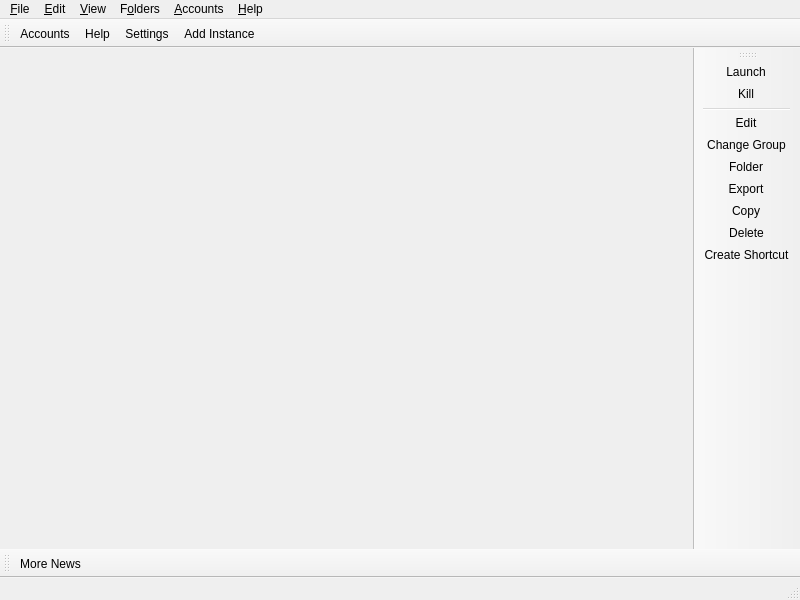
<?xml version="1.0" encoding="UTF-8"?>
<ui version="4.0">
 <class>MainWindow</class>
 <widget class="QMainWindow" name="MainWindow">
  <property name="geometry">
   <rect>
    <x>0</x>
    <y>0</y>
    <width>800</width>
    <height>600</height>
   </rect>
  </property>
  <widget class="QWidget" name="centralWidget">
   <layout class="QVBoxLayout" name="mainLayout">
    <property name="spacing">
     <number>0</number>
    </property>
    <property name="leftMargin">
     <number>0</number>
    </property>
    <property name="topMargin">
     <number>0</number>
    </property>
    <property name="rightMargin">
     <number>0</number>
    </property>
    <property name="bottomMargin">
     <number>0</number>
    </property>
   </layout>
  </widget>
  <widget class="QStatusBar" name="statusBar"/>
  <widget class="QToolBar" name="mainToolBar">
   <property name="windowTitle">
    <string>Main Toolbar</string>
   </property>
   <property name="allowedAreas">
    <set>Qt::BottomToolBarArea|Qt::TopToolBarArea</set>
   </property>
   <property name="toolButtonStyle">
    <enum>Qt::ToolButtonTextBesideIcon</enum>
   </property>
   <property name="floatable">
    <bool>false</bool>
   </property>
   <attribute name="toolBarArea">
    <enum>TopToolBarArea</enum>
   </attribute>
   <attribute name="toolBarBreak">
    <bool>false</bool>
   </attribute>
   <addaction name="actionAccountsButton"/>
   <addaction name="actionHelpButton"/>
   <addaction name="actionSettings"/>
   <addaction name="actionAddInstance"/>
  </widget>
  <widget class="QToolBar" name="newsToolBar">
   <property name="windowTitle">
    <string>News Toolbar</string>
   </property>
   <property name="allowedAreas">
    <set>Qt::BottomToolBarArea|Qt::TopToolBarArea</set>
   </property>
   <property name="iconSize">
    <size>
     <width>16</width>
     <height>16</height>
    </size>
   </property>
   <property name="toolButtonStyle">
    <enum>Qt::ToolButtonTextBesideIcon</enum>
   </property>
   <property name="floatable">
    <bool>false</bool>
   </property>
   <attribute name="toolBarArea">
    <enum>BottomToolBarArea</enum>
   </attribute>
   <attribute name="toolBarBreak">
    <bool>false</bool>
   </attribute>
   <addaction name="actionMoreNews"/>
  </widget>
  <widget class="WideBar" name="instanceToolBar">
   <property name="windowTitle">
    <string>Instance Toolbar</string>
   </property>
   <property name="allowedAreas">
    <set>Qt::LeftToolBarArea|Qt::RightToolBarArea</set>
   </property>
   <property name="iconSize">
    <size>
     <width>16</width>
     <height>16</height>
    </size>
   </property>
   <property name="toolButtonStyle">
    <enum>Qt::ToolButtonTextBesideIcon</enum>
   </property>
   <property name="floatable">
    <bool>false</bool>
   </property>
   <property name="useDefaultAction" stdset="0">
    <bool>true</bool>
   </property>
   <attribute name="toolBarArea">
    <enum>RightToolBarArea</enum>
   </attribute>
   <attribute name="toolBarBreak">
    <bool>false</bool>
   </attribute>
   <addaction name="actionLaunchInstance"/>
   <addaction name="actionKillInstance"/>
   <addaction name="separator"/>
   <addaction name="actionEditInstance"/>
   <addaction name="actionChangeInstGroup"/>
   <addaction name="actionViewSelectedInstFolder"/>
   <addaction name="actionExportInstance"/>
   <addaction name="actionCopyInstance"/>
   <addaction name="actionDeleteInstance"/>
   <addaction name="actionCreateInstanceShortcut"/>
  </widget>
  <widget class="QMenuBar" name="menuBar">
   <property name="geometry">
    <rect>
     <x>0</x>
     <y>0</y>
     <width>800</width>
     <height>22</height>
    </rect>
   </property>
   <widget class="QMenu" name="fileMenu">
    <property name="title">
     <string>&amp;File</string>
    </property>
    <property name="toolTipsVisible">
     <bool>true</bool>
    </property>
    <addaction name="actionAddInstance"/>
    <addaction name="separator"/>
    <addaction name="actionLaunchInstance"/>
    <addaction name="actionKillInstance"/>
    <addaction name="separator"/>
    <addaction name="actionEditInstance"/>
    <addaction name="actionChangeInstGroup"/>
    <addaction name="actionViewSelectedInstFolder"/>
    <addaction name="actionExportInstance"/>
    <addaction name="actionCopyInstance"/>
    <addaction name="actionDeleteInstance"/>
    <addaction name="actionCreateInstanceShortcut"/>
    <addaction name="separator"/>
    <addaction name="actionSettings"/>
    <addaction name="actionCloseWindow"/>
   </widget>
   <widget class="QMenu" name="editMenu">
    <property name="title">
     <string>&amp;Edit</string>
    </property>
    <property name="toolTipsVisible">
     <bool>true</bool>
    </property>
    <addaction name="actionUndoTrashInstance"/>
   </widget>
   <widget class="QMenu" name="viewMenu">
    <property name="title">
     <string>&amp;View</string>
    </property>
    <property name="toolTipsVisible">
     <bool>true</bool>
    </property>
    <addaction name="actionChangeTheme"/>
    <addaction name="separator"/>
    <addaction name="actionCAT"/>
    <addaction name="actionToggleStatusBar"/>
    <addaction name="actionLockToolbars"/>
    <addaction name="separator"/>
   </widget>
   <widget class="QMenu" name="foldersMenu">
    <property name="title">
     <string>F&amp;olders</string>
    </property>
    <property name="toolTipsVisible">
     <bool>true</bool>
    </property>
    <addaction name="actionViewLauncherRootFolder"/>
    <addaction name="separator"/>
    <addaction name="actionViewInstanceFolder"/>
    <addaction name="actionViewCentralModsFolder"/>
    <addaction name="actionViewSkinsFolder"/>
    <addaction name="actionViewJavaFolder"/>
    <addaction name="separator"/>
    <addaction name="actionViewIconThemeFolder"/>
    <addaction name="actionViewWidgetThemeFolder"/>
    <addaction name="actionViewCatPackFolder"/>
    <addaction name="actionViewIconsFolder"/>
    <addaction name="separator"/>
    <addaction name="actionViewLogsFolder"/>
   </widget>
   <widget class="QMenu" name="accountsMenu">
    <property name="title">
     <string>&amp;Accounts</string>
    </property>
   </widget>
   <widget class="QMenu" name="helpMenu">
    <property name="title">
     <string>&amp;Help</string>
    </property>
    <property name="toolTipsVisible">
     <bool>true</bool>
    </property>
    <addaction name="actionClearMetadata"/>
    <addaction name="actionReportBug"/>
    <addaction name="actionViewLog"/>
    <addaction name="actionAddToPATH"/>
    <addaction name="separator"/>
    <addaction name="actionMATRIX"/>
    <addaction name="actionDISCORD"/>
    <addaction name="actionREDDIT"/>
    <addaction name="separator"/>
    <addaction name="actionMoreNews"/>
    <addaction name="actionCheckUpdate"/>
    <addaction name="actionOpenWiki"/>
    <addaction name="actionAbout"/>
   </widget>
   <addaction name="fileMenu"/>
   <addaction name="editMenu"/>
   <addaction name="viewMenu"/>
   <addaction name="foldersMenu"/>
   <addaction name="accountsMenu"/>
   <addaction name="helpMenu"/>
  </widget>
  <action name="actionMoreNews">
   <property name="icon">
    <iconset theme="news"/>
   </property>
   <property name="text">
    <string>More News...</string>
   </property>
   <property name="toolTip">
    <string>Open the development blog to read more news about %1.</string>
   </property>
  </action>
  <action name="actionCAT">
   <property name="checkable">
    <bool>true</bool>
   </property>
   <property name="icon">
    <iconset theme="cat"/>
   </property>
   <property name="text">
    <string>&amp;Meow</string>
   </property>
   <property name="toolTip">
    <string>It's a fluffy kitty :3</string>
   </property>
  </action>
  <action name="actionToggleStatusBar">
   <property name="checkable">
    <bool>true</bool>
   </property>
   <property name="text">
    <string>Status Bar</string>
   </property>
  </action>
  <action name="actionLockToolbars">
   <property name="checkable">
    <bool>true</bool>
   </property>
   <property name="text">
    <string>Lock Toolbars</string>
   </property>
  </action>
  <action name="actionUndoTrashInstance">
   <property name="enabled">
    <bool>false</bool>
   </property>
   <property name="text">
    <string>&amp;Undo Last Instance Deletion</string>
   </property>
  </action>
  <action name="actionAddInstance">
   <property name="icon">
    <iconset theme="new"/>
   </property>
   <property name="text">
    <string>Add Instanc&amp;e...</string>
   </property>
   <property name="toolTip">
    <string>Add a new instance.</string>
   </property>
  </action>
  <action name="actionCheckUpdate">
   <property name="icon">
    <iconset theme="checkupdate"/>
   </property>
   <property name="text">
    <string>&amp;Update...</string>
   </property>
   <property name="toolTip">
    <string>Check for new updates for %1.</string>
   </property>
   <property name="menuRole">
    <enum>QAction::ApplicationSpecificRole</enum>
   </property>
  </action>
  <action name="actionSettings">
   <property name="icon">
    <iconset theme="settings"/>
   </property>
   <property name="text">
    <string>Setti&amp;ngs...</string>
   </property>
   <property name="toolTip">
    <string>Change settings.</string>
   </property>
   <property name="menuRole">
    <enum>QAction::PreferencesRole</enum>
   </property>
  </action>
  <action name="actionManageAccounts">
   <property name="icon">
    <iconset theme="accounts"/>
   </property>
   <property name="text">
    <string>&amp;Manage Accounts...</string>
   </property>
  </action>
  <action name="actionLaunchInstance">
   <property name="icon">
    <iconset theme="launch"/>
   </property>
   <property name="text">
    <string>&amp;Launch</string>
   </property>
   <property name="toolTip">
    <string>Launch the selected instance.</string>
   </property>
  </action>
  <action name="actionKillInstance">
   <property name="icon">
    <iconset theme="status-bad"/>
   </property>
   <property name="text">
    <string>&amp;Kill</string>
   </property>
   <property name="toolTip">
    <string>Kill the running instance.</string>
   </property>
   <property name="shortcut">
    <string>Ctrl+K</string>
   </property>
  </action>
  <action name="actionRenameInstance">
   <property name="icon">
    <iconset theme="rename"/>
   </property>
   <property name="text">
    <string>Rename</string>
   </property>
   <property name="toolTip">
    <string>Rename the selected instance.</string>
   </property>
  </action>
  <action name="actionChangeInstGroup">
   <property name="icon">
    <iconset theme="tag"/>
   </property>
   <property name="text">
    <string>&amp;Change Group...</string>
   </property>
   <property name="toolTip">
    <string>Change the selected instance's group.</string>
   </property>
   <property name="shortcut">
    <string>Ctrl+G</string>
   </property>
  </action>
  <action name="actionChangeInstIcon">
   <property name="text">
    <string>Change Icon</string>
   </property>
   <property name="toolTip">
    <string>Change the selected instance's icon.</string>
   </property>
  </action>
  <action name="actionEditInstance">
   <property name="icon">
    <iconset theme="settings"/>
   </property>
   <property name="text">
    <string>&amp;Edit...</string>
   </property>
   <property name="toolTip">
    <string>Change the instance settings, mods and versions.</string>
   </property>
   <property name="shortcut">
    <string>Ctrl+I</string>
   </property>
  </action>
  <action name="actionViewSelectedInstFolder">
   <property name="icon">
    <iconset theme="viewfolder"/>
   </property>
   <property name="text">
    <string>&amp;Folder</string>
   </property>
   <property name="toolTip">
    <string>Open the selected instance's root folder in a file browser.</string>
   </property>
  </action>
  <action name="actionDeleteInstance">
   <property name="icon">
    <iconset theme="delete"/>
   </property>
   <property name="text">
    <string>Dele&amp;te</string>
   </property>
   <property name="toolTip">
    <string>Delete the selected instance.</string>
   </property>
   <property name="autoRepeat">
    <bool>false</bool>
   </property>
  </action>
  <action name="actionCopyInstance">
   <property name="icon">
    <iconset theme="copy"/>
   </property>
   <property name="text">
    <string>Cop&amp;y...</string>
   </property>
   <property name="toolTip">
    <string>Copy the selected instance.</string>
   </property>
   <property name="shortcut">
    <string>Ctrl+D</string>
   </property>
  </action>
  <action name="actionExportInstance">
   <property name="icon">
    <iconset theme="export"/>
   </property>
   <property name="text">
    <string>E&amp;xport...</string>
   </property>
   <property name="toolTip">
    <string>Export the selected instance to supported formats.</string>
   </property>
  </action>
  <action name="actionExportInstanceZip">
   <property name="icon">
    <iconset theme="launcher"/>
   </property>
   <property name="text">
    <string>Prism Launcher (zip)</string>
   </property>
  </action>
  <action name="actionExportInstanceMrPack">
   <property name="icon">
    <iconset theme="modrinth"/>
   </property>
   <property name="text">
    <string>Modrinth (mrpack)</string>
   </property>
  </action>
  <action name="actionExportInstanceFlamePack">
   <property name="icon">
    <iconset theme="flame"/>
   </property>
   <property name="text">
    <string>CurseForge (zip)</string>
   </property>
  </action>
  <action name="actionCreateInstanceShortcut">
   <property name="icon">
    <iconset theme="shortcut"/>
   </property>
   <property name="text">
    <string>Create Shortcut</string>
   </property>
   <property name="toolTip">
    <string>Creates a shortcut on a selected folder to launch the selected instance.</string>
   </property>
  </action>
  <action name="actionNoAccountsAdded">
   <property name="icon">
    <iconset theme="noaccount"/>
   </property>
   <property name="text">
    <string>No accounts added!</string>
   </property>
  </action>
  <action name="actionNoDefaultAccount">
   <property name="checkable">
    <bool>true</bool>
   </property>
   <property name="icon">
    <iconset theme="noaccount"/>
   </property>
   <property name="text">
    <string>No Default Account</string>
   </property>
   <property name="shortcut">
    <string>Ctrl+0</string>
   </property>
  </action>
  <action name="actionCloseWindow">
   <property name="icon">
    <iconset theme="status-bad"/>
   </property>
   <property name="text">
    <string>Close &amp;Window</string>
   </property>
   <property name="toolTip">
    <string>Close the current window</string>
   </property>
   <property name="menuRole">
    <enum>QAction::QuitRole</enum>
   </property>
  </action>
  <action name="actionViewInstanceFolder">
   <property name="icon">
    <iconset theme="viewfolder"/>
   </property>
   <property name="text">
    <string>&amp;Instances</string>
   </property>
   <property name="toolTip">
    <string>Open the instances folder in a file browser.</string>
   </property>
  </action>
  <action name="actionViewLauncherRootFolder">
   <property name="icon">
    <iconset theme="viewfolder"/>
   </property>
   <property name="text">
    <string>Launcher &amp;Root</string>
   </property>
   <property name="toolTip">
    <string>Open the launcher's root folder in a file browser.</string>
   </property>
  </action>
  <action name="actionViewCentralModsFolder">
   <property name="icon">
    <iconset theme="centralmods"/>
   </property>
   <property name="text">
    <string>&amp;Central Mods</string>
   </property>
   <property name="toolTip">
    <string>Open the central mods folder in a file browser.</string>
   </property>
  </action>
  <action name="actionViewSkinsFolder">
   <property name="icon">
    <iconset theme="viewfolder"/>
   </property>
   <property name="text">
    <string>&amp;Skins</string>
   </property>
   <property name="toolTip">
    <string>Open the skins folder in a file browser.</string>
   </property>
  </action>
  <action name="actionViewIconsFolder">
   <property name="icon">
    <iconset theme="viewfolder"/>
   </property>
   <property name="text">
    <string>Instance Icons</string>
   </property>
   <property name="toolTip">
    <string>Open the instance icons folder in a file browser.</string>
   </property>
  </action>
  <action name="actionViewLogsFolder">
   <property name="icon">
    <iconset theme="viewfolder"/>
   </property>
   <property name="text">
    <string>Logs</string>
   </property>
   <property name="toolTip">
    <string>Open the logs folder in a file browser.</string>
   </property>
  </action>
  <action name="actionChangeTheme">
   <property name="text">
    <string>Themes</string>
   </property>
  </action>
  <action name="actionReportBug">
   <property name="icon">
    <iconset theme="bug"/>
   </property>
   <property name="text">
    <string>Report a Bug or Suggest a Feature</string>
   </property>
   <property name="toolTip">
    <string>Open the bug tracker to report a bug with %1.</string>
   </property>
  </action>
  <action name="actionDISCORD">
   <property name="icon">
    <iconset theme="discord"/>
   </property>
   <property name="text">
    <string>&amp;Discord Guild</string>
   </property>
   <property name="toolTip">
    <string>Open %1 Discord guild.</string>
   </property>
  </action>
  <action name="actionMATRIX">
   <property name="icon">
    <iconset theme="matrix"/>
   </property>
   <property name="text">
    <string>&amp;Matrix Space</string>
   </property>
   <property name="toolTip">
    <string>Open %1 Matrix space.</string>
   </property>
  </action>
  <action name="actionREDDIT">
   <property name="icon">
    <iconset theme="reddit-alien"/>
   </property>
   <property name="text">
    <string>Sub&amp;reddit</string>
   </property>
   <property name="toolTip">
    <string>Open %1 subreddit.</string>
   </property>
  </action>
  <action name="actionAbout">
   <property name="icon">
    <iconset theme="about"/>
   </property>
   <property name="text">
    <string>&amp;About %1</string>
   </property>
   <property name="toolTip">
    <string>View information about %1.</string>
   </property>
   <property name="menuRole">
    <enum>QAction::AboutRole</enum>
   </property>
  </action>
  <action name="actionClearMetadata">
   <property name="icon">
    <iconset theme="refresh"/>
   </property>
   <property name="text">
    <string>&amp;Clear Metadata Cache</string>
   </property>
   <property name="toolTip">
    <string>Clear cached metadata</string>
   </property>
  </action>
  <action name="actionViewLog">
   <property name="icon">
    <iconset theme="log">
     <normaloff>.</normaloff>.</iconset>
   </property>
   <property name="text">
    <string>View logs</string>
   </property>
   <property name="toolTip">
    <string>View current and previous launcher logs</string>
   </property>
  </action>
  <action name="actionAddToPATH">
   <property name="icon">
    <iconset theme="custom-commands"/>
   </property>
   <property name="text">
    <string>Install to &amp;PATH</string>
   </property>
   <property name="toolTip">
    <string>Install a %1 symlink to /usr/local/bin</string>
   </property>
  </action>
  <action name="actionFoldersButton">
   <property name="icon">
    <iconset theme="viewfolder"/>
   </property>
   <property name="text">
    <string>Folders</string>
   </property>
   <property name="toolTip">
    <string>Open one of the folders shared between instances.</string>
   </property>
  </action>
  <action name="actionHelpButton">
   <property name="icon">
    <iconset theme="help"/>
   </property>
   <property name="text">
    <string>Help</string>
   </property>
   <property name="toolTip">
    <string>Get help with %1 or Minecraft.</string>
   </property>
  </action>
  <action name="actionAccountsButton">
   <property name="icon">
    <iconset theme="noaccount"/>
   </property>
   <property name="text">
    <string>Accounts</string>
   </property>
  </action>
  <action name="actionOpenWiki">
   <property name="icon">
    <iconset theme="help"/>
   </property>
   <property name="text">
    <string>%1 &amp;Help</string>
   </property>
   <property name="toolTip">
    <string>Open the %1 wiki</string>
   </property>
  </action>
  <action name="actionViewWidgetThemeFolder">
   <property name="icon">
    <iconset theme="viewfolder"/>
   </property>
   <property name="text">
    <string>&amp;Widget Themes</string>
   </property>
   <property name="toolTip">
    <string>Open the widget themes folder in a file browser.</string>
   </property>
  </action>
  <action name="actionViewIconThemeFolder">
   <property name="icon">
    <iconset theme="viewfolder"/>
   </property>
   <property name="text">
    <string>I&amp;con Theme</string>
   </property>
   <property name="toolTip">
    <string>Open the icon theme folder in a file browser.</string>
   </property>
  </action>
  <action name="actionViewCatPackFolder">
   <property name="icon">
    <iconset theme="viewfolder"/>
   </property>
   <property name="text">
    <string>Cat Packs</string>
   </property>
   <property name="toolTip">
    <string>Open the cat packs folder in a file browser.</string>
   </property>
  </action>
  <action name="actionViewJavaFolder">
   <property name="icon">
    <iconset theme="viewfolder"/>
   </property>
   <property name="text">
    <string>Java</string>
   </property>
   <property name="toolTip">
    <string>Open the Java folder in a file browser. Only available if the built-in Java downloader is used.</string>
   </property>
  </action>
 </widget>
 <customwidgets>
  <customwidget>
   <class>WideBar</class>
   <extends>QToolBar</extends>
   <header>ui/widgets/WideBar.h</header>
  </customwidget>
 </customwidgets>
 <resources/>
 <connections/>
</ui>
